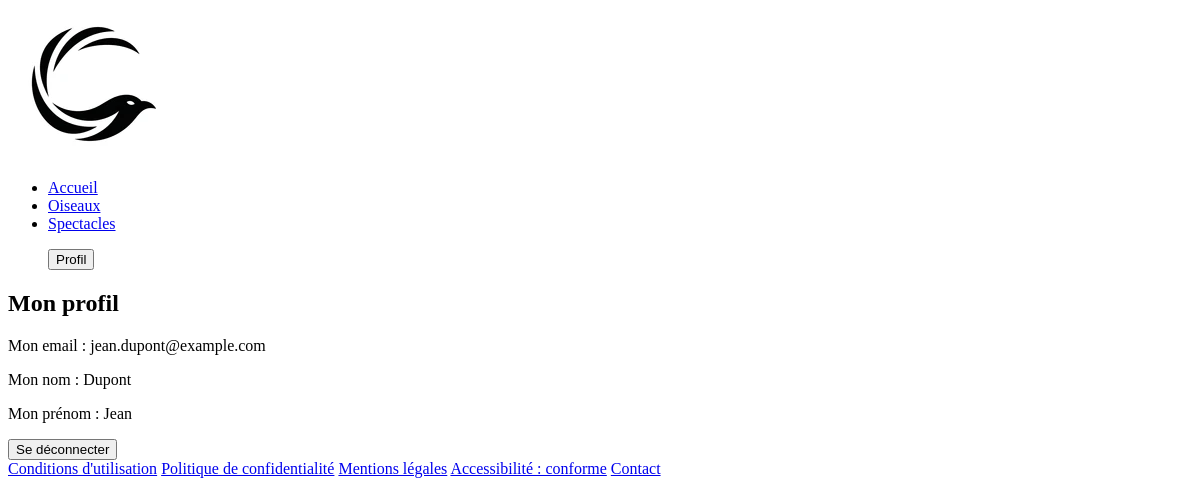
The page /controleur/monProfil.php (signed in) on the database its author committed.
### tables this page shows
CREATE TABLE Utilisateur(
   idUtilisateur INT AUTO_INCREMENT,
   nom VARCHAR(150),
   PrenomUtilisateur VARCHAR(150),
   Email VARCHAR(150),
   mdp VARCHAR(50),
   PRIMARY KEY(idUtilisateur)
);

### modele/bd.utilisateur.inc.php (called while the page is built, shortened)
<?php
function getUtilisateurByEmail($mailU) {
    $resultat = array();
    try {
        $cnx = connexionPDO();
        $req = $cnx->prepare("select * from Utilisateur where Email=:email");
        $req->bindValue(':email', $mailU, PDO::PARAM_STR);
        $req->execute();
        $resultat = $req->fetch(PDO::FETCH_ASSOC);
    } catch (PDOException $e) {
        print "Erreur !: " . $e->getMessage();
        die();
    }
    return $resultat;
}
?>

### modele/authentification.inc.php (called while the page is built, shortened)
<?php
include_once "bd.utilisateur.inc.php";
function isLoggedOn() {
    $ret = false;
    if (isset($_SESSION["Email"])) {
        $util = getUtilisateurByEmail($_SESSION["Email"]);
        if ($util["Email"] == $_SESSION["Email"] && $util["mdp"] == $_SESSION["mdp"]
        ) {
            $ret = true;
        }
    }
    return $ret;
}
?>

### vue/vueMonProfil.php (the view, shortened to what this page needs)
<main>
    <section class="bg flex">
        <div class="profil">
            <h1>Mon profil</h1>
            <p>Mon email : <?= htmlspecialchars($util["Email"]) ?> </p>
            <p>Mon nom : <?= htmlspecialchars($util["nom"]) ?> </p>
            <p>Mon prénom : <?= htmlspecialchars($util["PrenomUtilisateur"]) ?> </p>
            <div class="flex"><a class="deco-profil" tabindex="-1" href="./?action=deconnexion"><button class="btn-red" type="button">Se déconnecter</button></a></div>
        </div>
    </section>
</main>

### rows shown on the page
utilisateur: Email "jean.dupont@example.com", nom "Dupont", PrenomUtilisateur "Jean"
